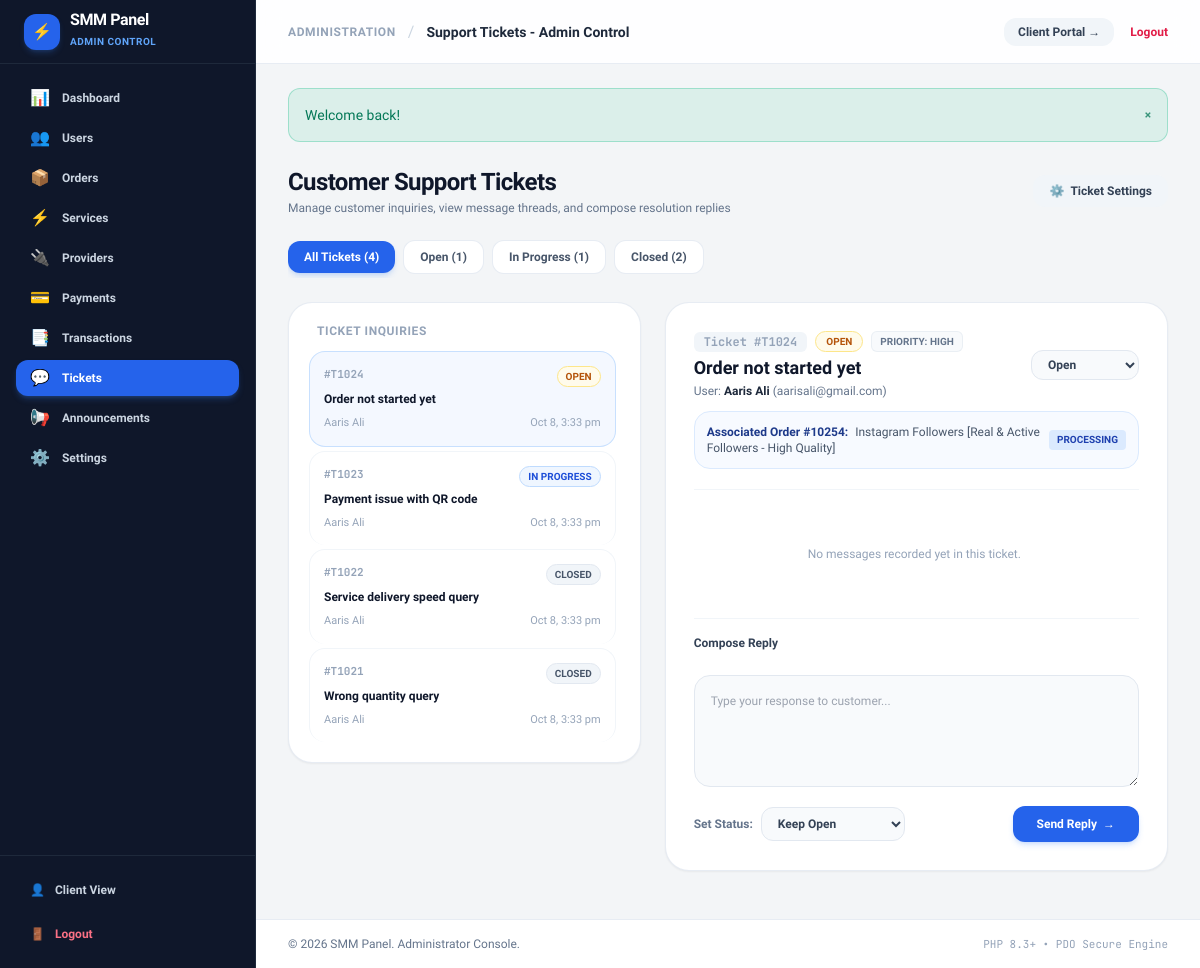
Screenshot of /admin/tickets.php (signed in) with the database file from the repository.
### tables this page shows
CREATE TABLE `tickets` (
  `id` INT UNSIGNED AUTO_INCREMENT PRIMARY KEY,
  `user_id` INT UNSIGNED NOT NULL,
  `order_id` INT UNSIGNED NULL,
  `subject` VARCHAR(191) NOT NULL,
  `status` ENUM('open', 'in_progress', 'closed') NOT NULL DEFAULT 'open',
  `priority` ENUM('low', 'medium', 'high') NOT NULL DEFAULT 'medium',
  `created_at` TIMESTAMP DEFAULT CURRENT_TIMESTAMP,
  `updated_at` TIMESTAMP DEFAULT CURRENT_TIMESTAMP ON UPDATE CURRENT_TIMESTAMP,
  FOREIGN KEY (`user_id`) REFERENCES `users`(`id`) ON DELETE CASCADE,
  INDEX `idx_tickets_status` (`status`)
);

CREATE TABLE `users` (
  `id` INT UNSIGNED AUTO_INCREMENT PRIMARY KEY,
  `username` VARCHAR(64) NOT NULL UNIQUE,
  `email` VARCHAR(191) NOT NULL UNIQUE,
  `password` VARCHAR(255) NOT NULL,
  `phone` VARCHAR(32) NULL,
  `balance` DECIMAL(12, 4) NOT NULL DEFAULT 0.0000,
  `spent` DECIMAL(12, 4) NOT NULL DEFAULT 0.0000,
  `role` ENUM('user', 'admin', 'support') NOT NULL DEFAULT 'user',
  `status` ENUM('active', 'suspended', 'banned') NOT NULL DEFAULT 'active',
  `api_key` VARCHAR(64) NOT NULL UNIQUE,
  `email_verified` TINYINT(1) NOT NULL DEFAULT 0,
  `created_at` TIMESTAMP DEFAULT CURRENT_TIMESTAMP,
  `updated_at` TIMESTAMP DEFAULT CURRENT_TIMESTAMP ON UPDATE CURRENT_TIMESTAMP,
  INDEX `idx_users_role` (`role`),
  INDEX `idx_users_status` (`status`)
);

CREATE TABLE `orders` (
  `id` INT UNSIGNED AUTO_INCREMENT PRIMARY KEY,
  `user_id` INT UNSIGNED NOT NULL,
  `service_id` INT UNSIGNED NOT NULL,
  `provider_id` INT UNSIGNED NULL,
  `provider_order_id` VARCHAR(64) NULL,
  `link` VARCHAR(512) NOT NULL,
  `quantity` INT UNSIGNED NOT NULL,
  `charge` DECIMAL(10, 4) NOT NULL,
  `start_count` INT UNSIGNED NOT NULL DEFAULT 0,
  `remains` INT UNSIGNED NOT NULL DEFAULT 0,
  `status` ENUM('pending', 'processing', 'in_progress', 'completed', 'partial', 'cancelled') NOT NULL DEFAULT 'pending',
  `mode` ENUM('manual', 'auto') NOT NULL DEFAULT 'auto',
  `created_at` TIMESTAMP DEFAULT CURRENT_TIMESTAMP,
  `updated_at` TIMESTAMP DEFAULT CURRENT_TIMESTAMP ON UPDATE CURRENT_TIMESTAMP,
  FOREIGN KEY (`user_id`) REFERENCES `users`(`id`) ON DELETE CASCADE,
  FOREIGN KEY (`service_id`) REFERENCES `services`(`id`) ON DELETE RESTRICT,
  INDEX `idx_orders_status` (`status`),
  INDEX `idx_orders_user` (`user_id`)
);

CREATE TABLE `services` (
  `id` INT UNSIGNED AUTO_INCREMENT PRIMARY KEY,
  `category_id` INT UNSIGNED NOT NULL,
  `provider_id` INT UNSIGNED NULL,
  `provider_service_id` VARCHAR(64) NULL,
  `name` VARCHAR(255) NOT NULL,
  `rate_per_1000` DECIMAL(10, 4) NOT NULL,
  `original_rate` DECIMAL(10, 4) NULL,
  `min_quantity` INT UNSIGNED NOT NULL DEFAULT 10,
  `max_quantity` INT UNSIGNED NOT NULL DEFAULT 100000,
  `service_type` ENUM('default', 'custom_comments', 'package', 'poll') NOT NULL DEFAULT 'default',
  `speed` VARCHAR(100) DEFAULT 'Fast Delivery',
  `description` TEXT NULL,
  `status` ENUM('active', 'inactive') NOT NULL DEFAULT 'active',
  `created_at` TIMESTAMP DEFAULT CURRENT_TIMESTAMP,
  `updated_at` TIMESTAMP DEFAULT CURRENT_TIMESTAMP ON UPDATE CURRENT_TIMESTAMP,
  FOREIGN KEY (`category_id`) REFERENCES `categories`(`id`) ON DELETE CASCADE,
  FOREIGN KEY (`provider_id`) REFERENCES `providers`(`id`) ON DELETE SET NULL,
  INDEX `idx_service_status` (`status`),
  INDEX `idx_service_provider_mapping` (`provider_id`, `provider_service_id`)
);

### admin/tickets.php (the view, shortened to what the rows shown need)
<?php
require_once __DIR__ . '/../includes/functions.php';
$db = Database::getConnection();
$statusFilter = strtolower(trim($_GET['status'] ?? 'all'));
$activeTicketId = (int)($_GET['view'] ?? 0);
$sql = "
    SELECT t.*, u.username, u.email
    FROM tickets t
    JOIN users u ON t.user_id = u.id
";
$params = [];
$sql .= " ORDER BY t.updated_at DESC, t.id DESC";
$stmt = $db->prepare($sql);
$stmt->execute($params);
$tickets = $stmt->fetchAll();
if ($activeTicketId === 0 && !empty($tickets)) {
    $activeTicketId = (int)$tickets[0]['id'];
}
$selectedTicket = null;
$ticketMessages = [];
$relatedOrder = null;
if ($activeTicketId > 0) {
    $stmtSelected = $db->prepare("
        SELECT t.*, u.username, u.email, u.phone
        FROM tickets t
        JOIN users u ON t.user_id = u.id
        WHERE t.id = :id
        LIMIT 1
    ");
    $stmtSelected->execute(['id' => $activeTicketId]);
    $selectedTicket = $stmtSelected->fetch();
    if ($selectedTicket) {
        $stmtMessages = $db->prepare("
            SELECT tm.*, u.username, u.role
            FROM ticket_messages tm
            JOIN users u ON tm.user_id = u.id
            WHERE tm.ticket_id = :tid
            ORDER BY tm.created_at ASC
        ");
        $stmtMessages->execute(['tid' => $activeTicketId]);
        $ticketMessages = $stmtMessages->fetchAll();
        if (!empty($selectedTicket['order_id'])) {
            $stmtOrder = $db->prepare("
                SELECT o.*, s.name AS service_name
                FROM orders o
                JOIN services s ON o.service_id = s.id
                WHERE o.id = :oid
                LIMIT 1
            ");
            $stmtOrder->execute(['oid' => (int)$selectedTicket['order_id']]);
            $relatedOrder = $stmtOrder->fetch();
        }
    }
}
require_once __DIR__ . '/../includes/header.php';
?>
<div class="max-w-7xl mx-auto my-6 space-y-6">
    <div class="flex flex-col sm:flex-row sm:items-center justify-between gap-4">
        <div>
            <h1 class="text-2xl font-extrabold text-slate-900 tracking-tight">Customer Support Tickets</h1>
        </div>
    </div>
    <div class="grid grid-cols-1 lg:grid-cols-12 gap-6 items-start">
        <div class="lg:col-span-5 bg-white rounded-3xl p-5 border border-slate-200/80 shadow-sm space-y-3">
            <h2 class="text-xs font-bold text-slate-400 uppercase tracking-wider px-2">Ticket Inquiries</h2>
            <?php if (empty($tickets)): ?>
                <div class="py-12 text-center text-xs text-slate-400">
                    No support tickets found in this status.
                </div>
            <?php else: ?>
                <div class="divide-y divide-slate-100 max-h-[640px] overflow-y-auto space-y-1 pr-1">
                    <?php foreach ($tickets as $t):
                        $isSelected = ($activeTicketId === (int)$t['id']);
                        $statusBadgeClass = match($t['status']) {
                            'open' => 'bg-amber-50 text-amber-700 border-amber-200',
                            'in_progress' => 'bg-blue-50 text-blue-700 border-blue-200',
                            default => 'bg-slate-100 text-slate-600 border-slate-200'
                        };
                    ?>
                        <a href="/admin/tickets.php?status=<?= urlencode($statusFilter) ?>&view=<?= (int)$t['id'] ?>"
                           class="block p-3.5 rounded-2xl transition-all <?= $isSelected ? 'bg-blue-50/70 border border-blue-200/80 shadow-xs' : 'hover:bg-slate-50 border border-transparent' ?>">
                            <div class="flex items-start justify-between gap-2 mb-1">
                                <span class="font-mono text-[11px] font-bold text-slate-400">#T<?= (int)$t['id'] ?></span>
                                <span class="px-2 py-0.5 rounded-full text-[10px] font-extrabold uppercase border <?= $statusBadgeClass ?>">
                                    <?= e(str_replace('_', ' ', $t['status'])) ?>
                                </span>
                            </div>
                            <h3 class="text-xs font-bold text-slate-900 truncate <?= $isSelected ? 'text-blue-700' : '' ?>">
                                <?= e($t['subject']) ?>
                            </h3>
                            <div class="flex items-center justify-between mt-2 text-[11px] text-slate-400">
                                <span><?= e($t['username']) ?></span>
                                <span><?= date('M j, g:i a', strtotime($t['updated_at'] ?: $t['created_at'])) ?></span>
                            </div>
                        </a>
                    <?php endforeach; ?>
                </div>
            <?php endif; ?>
        </div>
        <div class="lg:col-span-7 bg-white rounded-3xl p-6 sm:p-7 border border-slate-200/80 shadow-sm space-y-6">
            <?php if (!$selectedTicket): ?>
                <div class="py-20 text-center space-y-2">
                    <span class="text-3xl">💬</span>
                    <h3 class="text-sm font-bold text-slate-700">Select a ticket from the left</h3>
                    <p class="text-xs text-slate-400">Click any customer ticket to view the conversation and compose a reply.</p>
                </div>
            <?php else: ?>
                <div class="border-b border-slate-100 pb-5 space-y-3">
                    <div class="flex flex-col sm:flex-row sm:items-center justify-between gap-3">
                        <div>
                            <div class="flex items-center gap-2 mb-1">
                                <span class="font-mono text-xs font-bold text-slate-400 bg-slate-100 px-2.5 py-0.5 rounded-md">
                                    Ticket #T<?= (int)$selectedTicket['id'] ?>
                                </span>
                                <span class="px-2.5 py-0.5 rounded-full text-[10px] font-extrabold uppercase border <?= match($selectedTicket['status']) {
                                    'open' => 'bg-amber-50 text-amber-700 border-amber-200',
                                    'in_progress' => 'bg-blue-50 text-blue-700 border-blue-200',
                                    default => 'bg-slate-100 text-slate-600 border-slate-200'
                                } ?>">
                                    <?= e(str_replace('_', ' ', $selectedTicket['status'])) ?>
                                </span>
                                <?php if (!empty($selectedTicket['priority'])): ?>
                                    <span class="text-[10px] font-bold text-slate-500 uppercase bg-slate-50 px-2 py-0.5 rounded-md border border-slate-200/60">
                                        Priority: <?= e(ucfirst($selectedTicket['priority'])) ?>
                                    </span>
                                <?php endif; ?>
                            </div>
                            <h2 class="text-lg font-extrabold text-slate-900 leading-snug">
                                <?= e($selectedTicket['subject']) ?>
                            </h2>
                            <p class="text-xs text-slate-500 mt-0.5">
                                User: <strong class="text-slate-800 font-bold"><?= e($selectedTicket['username']) ?></strong> (<?= e($selectedTicket['email']) ?>)
                            </p>
                        </div>
                        <form action="/admin/tickets.php" method="POST" class="flex items-center gap-2 self-start sm:self-auto">
                            <select name="status" onchange="this.form.submit()" class="px-3 py-1.5 bg-slate-50 border border-slate-200 rounded-xl text-xs font-bold text-slate-700 cursor-pointer">
                                <option value="open" <?= $selectedTicket['status'] === 'open' ? 'selected' : '' ?>>Open</option>
                            </select>
                        </form>
                    </div>
                    <?php if ($relatedOrder): ?>
                        <div class="bg-blue-50/50 rounded-2xl p-3 border border-blue-100 text-xs flex items-center justify-between">
                            <div>
                                <span class="font-bold text-blue-900">Associated Order #<?= (int)$relatedOrder['id'] ?>:</span>
                                <span class="text-slate-600 ml-1"><?= e($relatedOrder['service_name']) ?></span>
                            </div>
                            <span class="font-bold uppercase text-[10px] px-2 py-0.5 rounded bg-blue-100 text-blue-800">
                                <?= e($relatedOrder['status']) ?>
                            </span>
                        </div>
                    <?php endif; ?>
                </div>
                <div class="space-y-4 max-h-[380px] overflow-y-auto pr-1">
                    <?php if (empty($ticketMessages)): ?>
                        <div class="py-8 text-center text-xs text-slate-400">
                            No messages recorded yet in this ticket.
                        </div>
                    <?php endif; ?>
                </div>
                <div class="pt-4 border-t border-slate-100 space-y-3">
                    <div class="flex items-center justify-between">
                        <span class="text-xs font-bold text-slate-700">Compose Reply</span>
                    </div>
                    <form action="/admin/tickets.php" method="POST" class="space-y-3">
                        <textarea name="message"
                                  id="ticketReplyTextarea"
                                  rows="4"
                                  required
                                  placeholder="Type your response to customer..."
                                  class="w-full p-4 bg-slate-50 border border-slate-200 rounded-2xl text-xs font-medium text-slate-900 focus:outline-none focus:ring-2 focus:ring-blue-500/20 focus:border-blue-500 transition-all leading-relaxed"></textarea>
                        <div class="flex flex-col sm:flex-row sm:items-center justify-between gap-3">
                            <div class="flex items-center gap-2">
                                <span class="text-xs font-bold text-slate-500">Set Status:</span>
                                <select name="status" class="px-3 py-2 bg-slate-50 border border-slate-200 rounded-xl text-xs font-bold text-slate-700">
                                    <option value="open" <?= $selectedTicket['status'] === 'open' ? 'selected' : '' ?>>Keep Open</option>
                                </select>
                            </div>
                            <button type="submit" class="px-6 py-2.5 bg-blue-600 hover:bg-blue-700 text-white font-extrabold text-xs rounded-xl shadow-md shadow-blue-500/20 transition-all flex items-center justify-center gap-1.5">
                                <span>Send Reply</span>
                                <span>&rarr;</span>
                            </button>
                        </div>
                    </form>
                </div>
            <?php endif; ?>
        </div>
    </div>
</div>
<?php require_once __DIR__ . '/../includes/footer.php'; ?>

### rows the page displays
tickets: id "1024", status "OPEN", subject "Order not started yet", user.username "Aaris Ali", updated_at "Oct 8, 3:33 pm", priority "HIGH", user.email "aarisali@gmail.com", status "Open", status "Keep Open"
tickets: id "1023", status "IN PROGRESS", subject "Payment issue with QR code", user.username "Aaris Ali", updated_at "Oct 8, 3:33 pm"
tickets: id "1022", status "CLOSED", subject "Service delivery speed query", user.username "Aaris Ali", updated_at "Oct 8, 3:33 pm"
tickets: id "1021", status "CLOSED", subject "Wrong quantity query", user.username "Aaris Ali", updated_at "Oct 8, 3:33 pm"
orders: id "10254", service.name "Instagram Followers [Real & Active Followers - High Quality]", status "PROCESSING"

### other values shown
app_name() "SMM Panel"
$link['icon'] "📊"
$link['name'] "Dashboard"
$link['icon'] "👥"
$link['name'] "Users"
$link['icon'] "📦"
$link['name'] "Orders"
$link['icon'] "⚡"
$link['name'] "Services"
$link['icon'] "🔌"
$link['name'] "Providers"
$link['icon'] "💳"
$link['name'] "Payments"
$link['icon'] "📑"
$link['name'] "Transactions"
